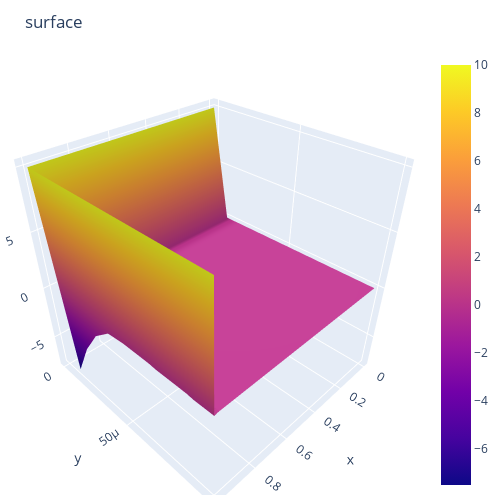

The notebook cell saved with this chart:
### Code cell
sh_0, sh_1 = A.shape
fig = go.Figure()
fig.add_surface(
    # contours = {
    #     "x": {"show": True, "start": 1.5, "end": 2, "size": 0.04, "color":"white"},
    #     "z": {"show": True, "start": 0.5, "end": 0.8, "size": 0.05}
    # },
    x = np.linspace(a, b, sh_1),
    y = np.linspace(0, T, sh_0),
    z = U
    )
# fig.add_scatter3d(name='scat_p', x=np.linspace(a, b, sh_1), y=np.linspace(0, T, sh_0), z=U, mode='markers',
#     marker=dict(size=10, color='black',colorscale='Reds'))
# fig.update_layout(
#         scene = {
#             "xaxis": {"nticks": 20},
#             "zaxis": {"nticks": 4},
#             'camera_eye': {"x": 0, "y": -1, "z": 0.5},
#             "aspectratio": {"x": 1, "y": 1, "z": 0.2}
#         })
fig.update_layout(title='surface', autosize=False,
                  width=500, height=500,
                  margin=dict(l=5, r=50, b=5, t=55))
fig.show()

### Figure 1 — Plotly figure (JSON) as saved in the notebook; plotly's stock layout.template omitted (floating-point values rounded to 4 significant figures; data arrays with more than 128 entries replaced by an {"elided": "..."} marker saying what was removed)
{"data": [{"type": "surface", "x": {"elided": "1001 float values"}, "y": {"elided": "1001 float values"}, "z": {"elided": "11x1001 float values"}}], "layout": {"autosize": false, "height": 500, "margin": {"b": 5, "l": 5, "r": 50, "t": 55}, "title": {"text": "surface"}, "width": 500}}
